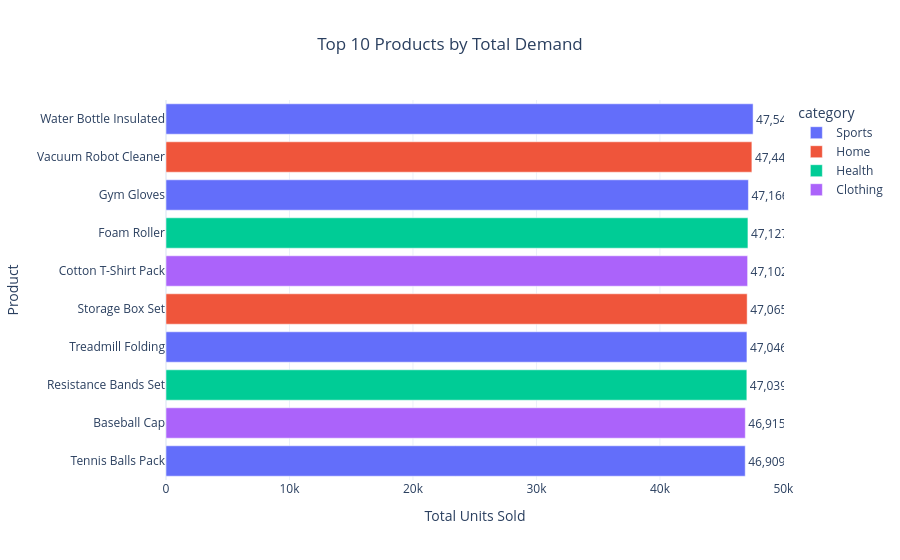

Source (notebook cell):
### Code cell
product_demand = (
    forecast_df
    .groupby(["product_name", "category"])["quantity"]
    .sum()
    .reset_index()
    .sort_values("quantity", ascending=False)
)

top_products = product_demand.head(10)

print("Top 10 Products by Demand:")
print(top_products)

fig = px.bar(
    top_products,
    x="quantity",
    y="product_name",
    color="category",
    text="quantity",
    orientation="h",
    title="Top 10 Products by Total Demand",
    template="plotly_white"
)

fig.update_traces(
    texttemplate="%{text:,.0f}",
    textposition="outside"
)

fig.update_layout(
    title_x=0.5,
    xaxis_title="Total Units Sold",
    yaxis_title="Product",
    yaxis={"categoryorder": "total ascending"}
)

fig.show()

### Figure 1 — Plotly figure (JSON) as saved in the notebook; plotly's stock layout.template omitted (floating-point values rounded to 4 significant figures)
{"data": [{"hovertemplate": "category=Sports<br>quantity=%{text}<br>product_name=%{y}<extra></extra>", "legendgroup": "Sports", "marker": {"color": "#636efa", "pattern": {"shape": ""}}, "name": "Sports", "orientation": "h", "showlegend": true, "text": [47550.0, 47170.0, 47050.0, 46910.0], "textposition": "outside", "texttemplate": "%{text:,.0f}", "type": "bar", "x": [47546, 47166, 47046, 46909], "xaxis": "x", "y": ["Water Bottle Insulated", "Gym Gloves", "Treadmill Folding", "Tennis Balls Pack"], "yaxis": "y"}, {"hovertemplate": "category=Home<br>quantity=%{text}<br>product_name=%{y}<extra></extra>", "legendgroup": "Home", "marker": {"color": "#EF553B", "pattern": {"shape": ""}}, "name": "Home", "orientation": "h", "showlegend": true, "text": [47450.0, 47060.0], "textposition": "outside", "texttemplate": "%{text:,.0f}", "type": "bar", "x": [47447, 47065], "xaxis": "x", "y": ["Vacuum Robot Cleaner", "Storage Box Set"], "yaxis": "y"}, {"hovertemplate": "category=Health<br>quantity=%{text}<br>product_name=%{y}<extra></extra>", "legendgroup": "Health", "marker": {"color": "#00cc96", "pattern": {"shape": ""}}, "name": "Health", "orientation": "h", "showlegend": true, "text": [47130.0, 47040.0], "textposition": "outside", "texttemplate": "%{text:,.0f}", "type": "bar", "x": [47127, 47039], "xaxis": "x", "y": ["Foam Roller", "Resistance Bands Set"], "yaxis": "y"}, {"hovertemplate": "category=Clothing<br>quantity=%{text}<br>product_name=%{y}<extra></extra>", "legendgroup": "Clothing", "marker": {"color": "#ab63fa", "pattern": {"shape": ""}}, "name": "Clothing", "orientation": "h", "showlegend": true, "text": [47100.0, 46920.0], "textposition": "outside", "texttemplate": "%{text:,.0f}", "type": "bar", "x": [47102, 46915], "xaxis": "x", "y": ["Cotton T-Shirt Pack", "Baseball Cap"], "yaxis": "y"}], "layout": {"barmode": "relative", "legend": {"title": {"text": "category"}, "tracegroupgap": 0}, "title": {"text": "Top 10 Products by Total Demand", "x": 0.5}, "xaxis": {"anchor": "y", "domain": [0, 1], "title": {"text": "Total Units Sold"}}, "yaxis": {"anchor": "x", "categoryorder": "total ascending", "domain": [0, 1], "title": {"text": "Product"}}}}
